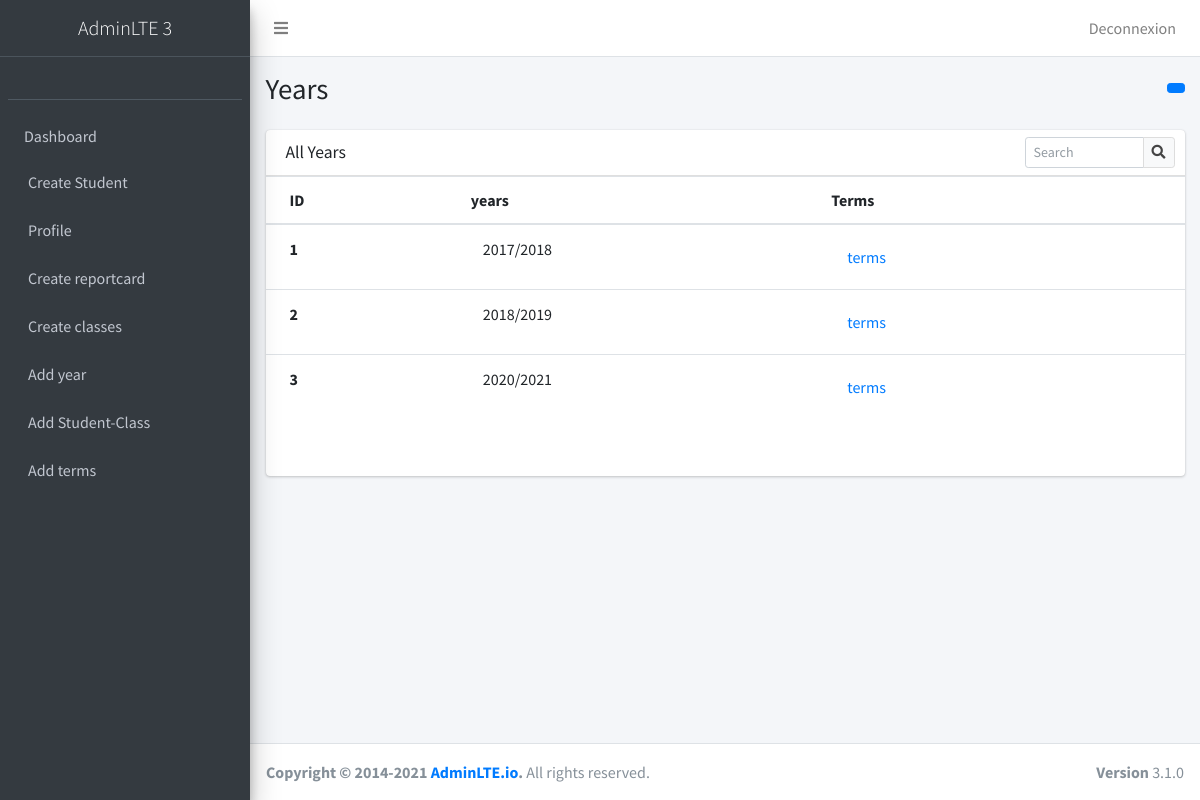
Screenshot of /studentyears/1 with the database file from the repository.
### app/Models.py (models this page shows, shortened)
class classyear(db.Model):
    __tablename__ = 'classyear'
    id = db.Column(db.Integer,primary_key=True)
    class_id=db.Column(db.Integer, ForeignKey('Classes.id'))
    student_id=db.Column(db.Integer, ForeignKey('Student.id'))
    year_id=db.Column(db.Integer, ForeignKey('Year.id'))
    year__=db.relationship("Year",
            primaryjoin=(year_id == Year.id),
            backref=db.backref('year__nego',  uselist=False),  uselist=False)

class Year(db.Model):
    __tablename__ = 'Year'
    id = db.Column(db.Integer,primary_key=True)
    name=db.Column(db.String)

### app/entity/extra/routes.py (the view)
@extra.route('/studentyears/<id>')
def studentyears(id):
    des=classyear.query.filter_by(student_id=id).all()
    return render_template('fabien-ui/stud_yr.html',legend="login",des=des,id=id)

### app/templates/fabien-ui/stud_yr.html (shortened to what this page needs)
<!DOCTYPE html>
<html lang="en">
<head>
    <link rel="stylesheet" href="{{url_for('static', filename='plugins/fontawesome-free/css/all.min.css')}}">
    <link rel="stylesheet" href="https://code.ionicframework.com/ionicons/2.0.1/css/ionicons.min.css">
    <link rel="stylesheet" href="{{url_for('static', filename='plugins/tempusdominus-bootstrap-4/css/tempusdominus-bootstrap-4.min.css')}}">
    <link rel="stylesheet" href="{{url_for('static', filename='plugins/icheck-bootstrap/icheck-bootstrap.min.css')}}">
    <link rel="stylesheet" href="{{url_for('static', filename='plugins/jqvmap/jqvmap.min.css')}}">
    <link rel="stylesheet" href="{{url_for('static', filename='dist/css/adminlte.min.css')}}">
    <link rel="stylesheet" href="{{url_for('static', filename='plugins/overlayScrollbars/css/OverlayScrollbars.min.css')}}">
    <link rel="stylesheet" href="{{url_for('static', filename='plugins/daterangepicker/daterangepicker.css')}}">
    <link rel="stylesheet" href="{{url_for('static', filename='plugins/summernote/summernote-bs4.min.css')}}">
</head>
<body class="hold-transition sidebar-mini layout-fixed">
<div class="wrapper">
  <nav class="main-header navbar navbar-expand navbar-white navbar-light">
    <ul class="navbar-nav">
      <li class="nav-item">
        <a class="nav-link" data-widget="pushmenu" href="#" role="button"><i class="fas fa-bars"></i></a>
      </li>
    </ul>
    <ul class="navbar-nav ml-auto">
      <li class="nav-item">
        <a class="nav-link" href="{{url_for('users.logout')}}"  role="button">
          Deconnexion
        </a>
      </li>
    </ul>
  </nav>
  <aside class="main-sidebar sidebar-dark-primary elevation-4">
    <a href="index3.html" class="brand-link text-center">
      <span class="brand-text font-weight-light">AdminLTE 3</span>
    </a>
    <div class="sidebar">
      <div class="user-panel mt-3 pb-3 mb-3 d-flex">
        <div class="image">
        </div>
        <div class="info">
        </div>
      </div>
      <nav class="mt-2">
        <ul class="nav nav-pills nav-sidebar flex-column" data-widget="treeview" role="menu" data-accordion="false">
            <li class="nav-item">
            <a href="{{url_for('users.dashboard')}}" class="nav-link">
              <p>
                Dashboard
              </p>
            </a>
          </li>
          {% if current_user%}
          <li class="nav-item">
            <a href="{{url_for('extra.students')}}" class="nav-link">
              <p>Create Student</p>
            </a>
          </li>
          {%endif%}
          <li class="nav-item">
            <a href="{{url_for('users.dashboard')}}" class="nav-link">
              <p>Profile</p>
            </a>
          </li>
          <li class="nav-item">
            <a href="{{url_for('report.reportcard')}}" class="nav-link">
              <p>Create reportcard</p>
            </a>
          </li>
          {% if current_user%}
          <li class="nav-item">
            <a href="{{url_for('extra.classes')}}" class="nav-link">
              <p>Create classes</p>
            </a>
          </li>
          <li class="nav-item">
            <a href="{{url_for('extra.years')}}" class="nav-link">
              <p>Add year</p>
            </a>
          </li>
          <li class="nav-item">
            <a href="{{url_for('extra.insertclassyear')}}" class="nav-link">
              <p>Add Student-Class</p>
            </a>
          </li>
          <li class="nav-item">
            <a href="{{url_for('extra.terms')}}" class="nav-link">
              <p>Add terms</p>
            </a>
          </li>
          {% endif %}
        </ul>
      </nav>
    </div>
  </aside>
  <div class="content-wrapper">
    <div class="content-header">
      <div class="container-fluid">
        <div class="row mb-2">
          <div class="col-sm-6">
            <h1 class="m-0">Years</h1>
          </div>
          <div class="col-sm-6">
            <ol class="breadcrumb float-sm-right">
              <li class="breadcrumb-item"><a class="btn btn-sm btn-primary" href=#></a></li>
            </ol>
          </div>
        </div>
      </div>
    </div>
    <section class="content">
      <div class="container-fluid">
        <div class="row">
          <div class="col-12">
            <div class="card">
              <div class="card-header">
                <h3 class="card-title">All Years</h3>
                <div class="card-tools">
                  <div class="input-group input-group-sm" style="width: 150px;">
                    <input type="text" name="table_search" class="form-control float-right" placeholder="Search">
                    <div class="input-group-append">
                      <button type="submit" class="btn btn-default">
                        <i class="fas fa-search"></i>
                      </button>
                    </div>
                  </div>
                </div>
              </div>
              <div class="card-body table-responsive p-0" style="height: 300px;">
                <table class="table table-head-fixed text-nowrap">
                  <thead>
                    <tr>
                      <th>ID</th>
                      <th>years</th>
                      <th>Terms</th>
                    </tr>
                  </thead>
                  <tbody>
                    {%for tarif in des %}
                    <tr>
                        <th scope="row">{{tarif.id}}</th>
                        <td>{{tarif.year__.name}}</td>
                        <td><a href="{{url_for('extra.studentterms',id=tarif.year_id,stud=id)}}" class="nav-link">terms</a></td>
                    </tr>
                    {%endfor%}
                  </tbody>
                </table>
              </div>
            </div>
          </div>
        </div>
        </div>
</section>
  </div>
  <footer class="main-footer">
    <strong>Copyright &copy; 2014-2021 <a href="https://adminlte.io">AdminLTE.io</a>.</strong>
    All rights reserved.
    <div class="float-right d-none d-sm-inline-block">
      <b>Version</b> 3.1.0
    </div>
  </footer>
</div>
</body>
</html>

### rows the page displays
classyear: id "1", year__.name "2017/2018"
classyear: id "2", year__.name "2018/2019"
classyear: id "3", year__.name "2020/2021"
